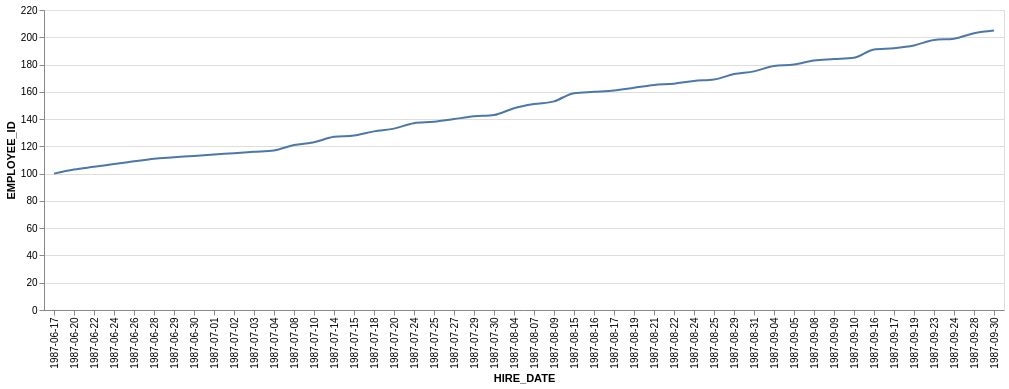

Describe this chart as a Vega-Lite specification.
### Vega-Lite specification from a JSON file in a GitHub repository (floating-point values rounded to 4 significant figures)
{"data": {"values": [{"x_data": "1987-06-17", "y_data": 100}, {"x_data": "1987-06-20", "y_data": 103}, {"x_data": "1987-06-22", "y_data": 105}, {"x_data": "1987-06-24", "y_data": 107}, {"x_data": "1987-06-26", "y_data": 109}, {"x_data": "1987-06-28", "y_data": 111}, {"x_data": "1987-06-29", "y_data": 112}, {"x_data": "1987-06-30", "y_data": 113}, {"x_data": "1987-07-01", "y_data": 114}, {"x_data": "1987-07-02", "y_data": 115}, {"x_data": "1987-07-03", "y_data": 116}, {"x_data": "1987-07-04", "y_data": 117}, {"x_data": "1987-07-08", "y_data": 121}, {"x_data": "1987-07-10", "y_data": 123}, {"x_data": "1987-07-14", "y_data": 127}, {"x_data": "1987-07-15", "y_data": 128}, {"x_data": "1987-07-18", "y_data": 131}, {"x_data": "1987-07-20", "y_data": 133}, {"x_data": "1987-07-24", "y_data": 137}, {"x_data": "1987-07-25", "y_data": 138}, {"x_data": "1987-07-27", "y_data": 140}, {"x_data": "1987-07-29", "y_data": 142}, {"x_data": "1987-07-30", "y_data": 143}, {"x_data": "1987-08-04", "y_data": 148}, {"x_data": "1987-08-07", "y_data": 151}, {"x_data": "1987-08-09", "y_data": 153}, {"x_data": "1987-08-15", "y_data": 159}, {"x_data": "1987-08-16", "y_data": 160}, {"x_data": "1987-08-17", "y_data": 161}, {"x_data": "1987-08-19", "y_data": 163}, {"x_data": "1987-08-21", "y_data": 165}, {"x_data": "1987-08-22", "y_data": 166}, {"x_data": "1987-08-24", "y_data": 168}, {"x_data": "1987-08-25", "y_data": 169}, {"x_data": "1987-08-29", "y_data": 173}, {"x_data": "1987-08-31", "y_data": 175}, {"x_data": "1987-09-04", "y_data": 179}, {"x_data": "1987-09-05", "y_data": 180}, {"x_data": "1987-09-08", "y_data": 183}, {"x_data": "1987-09-09", "y_data": 184}, {"x_data": "1987-09-10", "y_data": 185}, {"x_data": "1987-09-16", "y_data": 191}, {"x_data": "1987-09-17", "y_data": 192}, {"x_data": "1987-09-19", "y_data": 194}, {"x_data": "1987-09-23", "y_data": 198}, {"x_data": "1987-09-24", "y_data": 199}, {"x_data": "1987-09-28", "y_data": 203}, {"x_data": "1987-09-30", "y_data": 205}]}, "mark": {"type": "line", "interpolate": "monotone"}, "encoding": {"x": {"field": "x_data", "type": "nominal", "title": "HIRE_DATE", "sort": "ascending"}, "y": {"field": "y_data", "type": "quantitative", "title": "EMPLOYEE_ID"}}}
